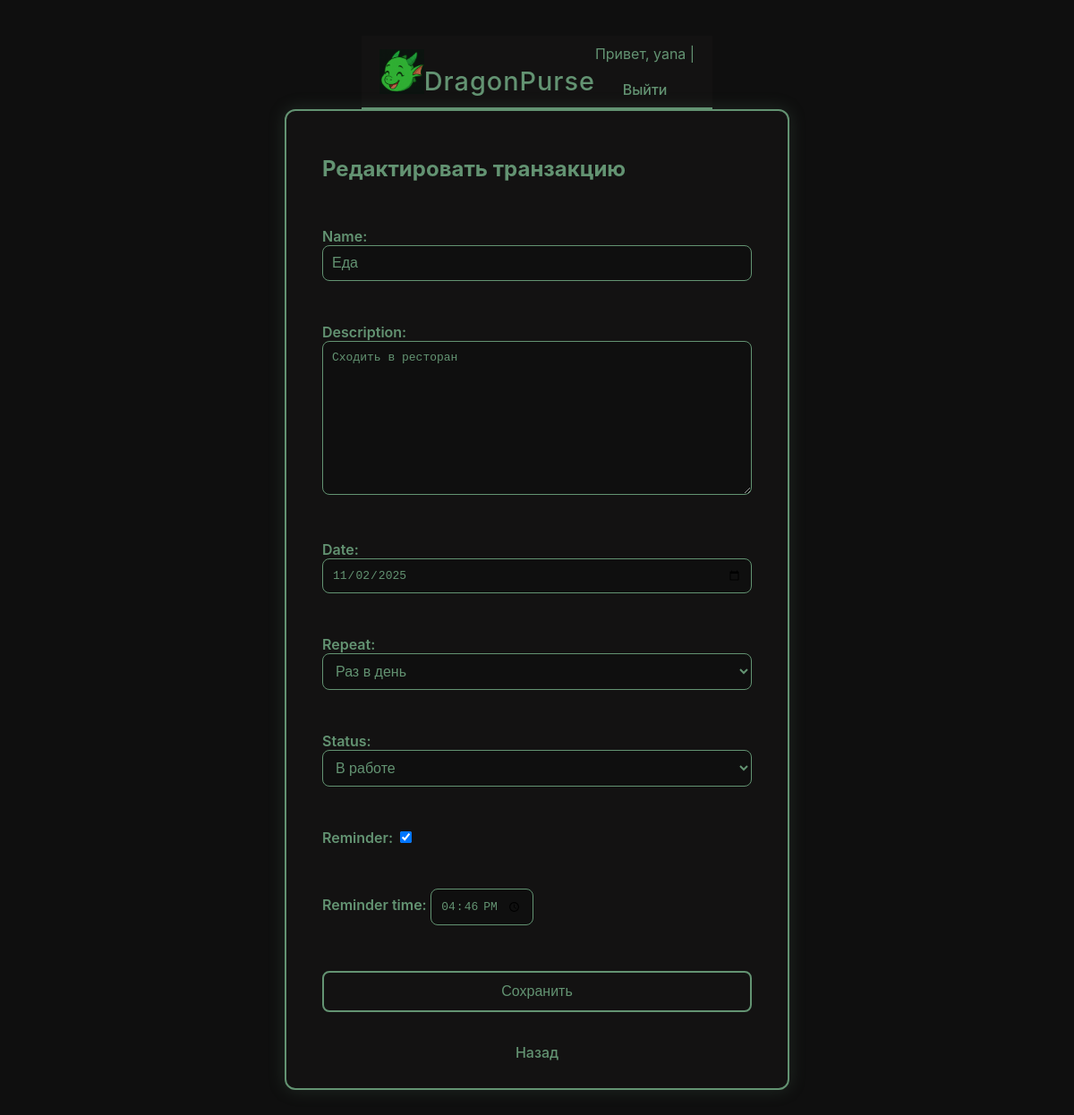
Screenshot of /planned/1/edit/ (signed in) with the database file from the repository.
### accounts/models.py (models this page shows, shortened)
class PlannedExpense(models.Model):
    REPEAT_CHOICES = [
        ('daily', 'Раз в день'),
        ('weekly', 'Раз в неделю'),
        ('monthly', 'Раз в месяц'),
        ('yearly', 'Раз в год'),
    ]
    STATUS_CHOICES = [
        ('in_progress', 'В работе'),
        ('completed', 'Выполнен'),
        ('deferred', 'Перенос'),
    ]
    user = models.ForeignKey(User, on_delete=models.CASCADE, related_name='planned_expenses')
    name = models.CharField(max_length=255)
    description = models.TextField(null=True, blank=True)
    date = models.DateField()
    repeat = models.CharField(max_length=10, choices=REPEAT_CHOICES, null=True, blank=True)
    status = models.CharField(max_length=50, choices=STATUS_CHOICES, null=True, blank=True)
    reminder = models.BooleanField(default=False)
    reminder_time = models.TimeField(null=True, blank=True)

### accounts/views.py (the view)
# urls.py: path('planned/<int:pk>/edit/', planned_expense_edit, name='planned_expense_edit'),
@login_required
def planned_expense_edit(request, pk):
    planned = get_object_or_404(PlannedExpense, pk=pk, user=request.user)
    if request.method == 'POST':
        form = PlannedExpenseForm(request.POST, instance=planned)
        if form.is_valid():
            form.save()
            messages.success(request, "Планируемая транзакция обновлена!")
            return redirect('planned_expense_list')
    else:
        form = PlannedExpenseForm(instance=planned)
    return render(request, 'accounts/planned_expense_form.html', {'form': form, 'title': 'Редактировать транзакцию'})

### accounts/forms.py
class PlannedExpenseForm(forms.ModelForm):
    class Meta:
        model = PlannedExpense
        fields = ['name', 'description', 'date', 'repeat', 'status', 'reminder', 'reminder_time']
        widgets = {
            'name': forms.TextInput(attrs={'class': 'form-control', 'placeholder': 'Название транзакции'}),
            'description': forms.Textarea(attrs={'class': 'form-control', 'placeholder': 'Описание'}),
            'date': forms.DateInput(attrs={'type': 'date', 'class': 'form-control'}),
            'repeat': forms.Select(attrs={'class': 'form-control'}),
            'status': forms.Select(attrs={'class': 'form-control'}),
            'reminder': forms.CheckboxInput(attrs={'class': 'form-check-input'}),
            'reminder_time': forms.TimeInput(attrs={'type': 'time', 'class': 'form-control'}),
        }

### accounts/templates/accounts/planned_expense_form.html (shortened to what this page needs)
{% extends "accounts/base.html" %}
{% load static %}
{% block head %}<link rel="stylesheet" href="{% static 'accounts/css/add_form.css' %}">{% endblock %}
{% block content %}
<h2>{{ title }}</h2>
<form method="post">
  {{ form.as_p }}
  <button type="submit" class="button">Сохранить</button>
  <a href="{% url 'planned_expense_list' %}" class="button">Назад</a>
</form>
{% endblock %}

### accounts/templates/accounts/base.html (shortened to what this page needs)
{% load static %}
<!DOCTYPE html>
<html lang="ru">
<head>
    <link rel="stylesheet" href="{% static 'accounts/css/main.css' %}">
    {% block head %}
    {% endblock %}
</head>
<body>
    <header>
        <h1>
            <img src="{% static 'accounts/img/happy_dragon_head.png' %}" width="50" height="50" alt="Счастливый дракончик">
            <a href="{% url 'dashboard' %}">DragonPurse</a>
        </h1>
        <div>
            Привет, {{ user.username }} | <a href="{% url 'logout' %}">Выйти</a>
        </div>
    </header>
    <div class="container">
        {% block content %}{% endblock %}
    </div>
</body>
</html>

### accounts/static/accounts/css/main.css (style rules this page uses)
body { font-family: "Inter", sans-serif; background-color: #0f0f0f; color: #639372; margin: 0; padding: 0; }
a { color: #639372; text-decoration: none; }
h1, h2, h3 { color: #639372; }
.container { max-width: 1200px; margin: 0 auto; padding: 20px; }
header { background-color: #131212; border-bottom: 2px solid #639372; padding: 10px 20px; display: flex; align-items: center; justify-content: space-between; }
header h1 { margin: 0; font-size: 1.8em; display: flex; align-items: center; }
button { background-color: #131212; color: #639372; border: 2px solid #639372; border-radius: 8px; padding: 10px 20px; font-size: 1em; cursor: pointer; transition: all 0.3s ease; }
form { display: flex; flex-direction: column; gap: 15px; }
input, select, textarea { background-color: #0f0f0f; color: #639372; border: 1px solid #639372; border-radius: 8px; padding: 10px; font-size: 1em; transition: 0.3s; }

### accounts/static/accounts/css/add_form.css (style rules this page uses)
body { font-family: "Inter", sans-serif; background-color: #0f0f0f; color: #639372; margin: 0; padding: 40px; display: flex; flex-direction: column; align-items: center; }
h1 { color: #639372; text-align: center; margin-bottom: 30px; letter-spacing: 1px; }
.container { background-color: #131212; border: 2px solid #639372; border-radius: 12px; box-shadow: 0 0 20px rgba(99, 147, 114, 0.2); padding: 30px 40px; width: 480px; display: flex; flex-direction: column; gap: 15px; animation: fadeIn 0.5s ease-in-out; }
label { font-weight: 600; margin-top: 10px; }
input[type="number"], input[type="date"], input[type="text"], select, textarea { background-color: #0f0f0f; color: #639372; border: 1px solid #639372; border-radius: 8px; padding: 10px; font-size: 1em; width: 100%; box-sizing: border-box; transition: all 0.3s ease; }
button { margin-top: 20px; background-color: #131212; color: #639372; border: 2px solid #639372; border-radius: 8px; padding: 12px; font-size: 1em; cursor: pointer; transition: all 0.3s ease; width: 100%; }
a { text-align: center; margin-top: 20px; color: #639372; text-decoration: none; font-weight: 500; display: block; }

### rows the page displays
PlannedExpense: name "Еда", description "Сходить в ресторан", date "11/02/2025", repeat "Раз в день", status "В работе", reminder "☑", reminder_time "16:46:00"

### other values shown
{{ user.username }} "yana"
{{ title }} "Редактировать транзакцию"
